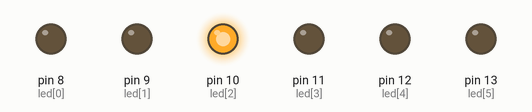
Recording of a sketch running on a simulated Arduino Uno, built with avr-gcc and run on an emulated ATmega328P. On the bench: output pins drawn as LEDs (lit = HIGH). What the sketch prints to the serial monitor is not drawn.

Above: at 0.1 s.
At 5.3 s:
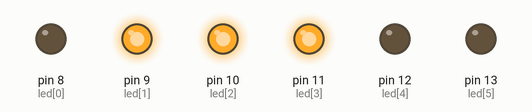
At 10.8 s:
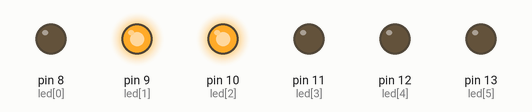
At 19.8 s:
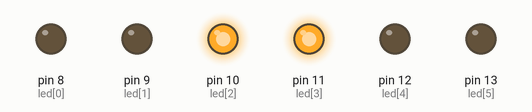
At 28.6 s:
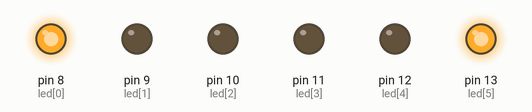
At 39.5 s:
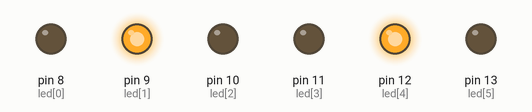
Timing chart, 0 to 40.0 s (numbered marks = the images above):
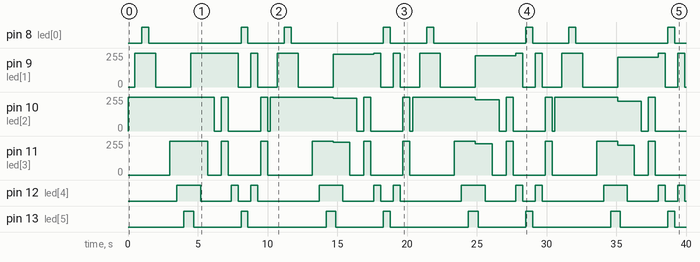

The sketch:

sketch_may6a.ino
```cpp
int led[] = {8 , 9 , 10 , 11 , 12 , 13};

int num = sizeof(led) / sizeof(led[0]);

int brightness = 255;  // Variable to store the LED brightness
int fadeAmount = 10;

void setup() {
  // put your setup code here, to run once:
  Serial.begin(9600);
  for (int i = 0; i < num; i++) {
    pinMode(led[i], OUTPUT);
  }
}

void patternIncrement(int start, int end, int flag) {

  for (int i = start; i < end; i++) {
    digitalWrite(led[i], flag);
    delay(500);
  }
}

void patternDecrement(int start, int end, int flag) {
  for (int i = start; i >= end; i--) {
    digitalWrite(led[i], flag);
    delay(500);
  }
}

bool validateIndexBoundaryHigh(int point){
  if (point < 0 || point >= num){
    return false;
  }
  digitalWrite(led[point] , HIGH);
  return true;
}

bool validateIndexBoundaryLow(int point){
  if (point < 0 || point >= num){
    return false;
  }
  digitalWrite(led[point] , LOW);
  return true;
}

void patternAlternate() {

  int mid = num / 2;
  int start = mid, end = mid;
  Serial.print(mid);

  if(num%2 == 0){
    start -=1;
  }

  while (start >= 0 || end < num) {
    validateIndexBoundaryHigh(start);
    validateIndexBoundaryHigh(end);
    delay(500);

    validateIndexBoundaryLow(start);
    validateIndexBoundaryLow(end);

    delay(200);

    start -= 1;
    end += 1;
  }
}

void patternAlternateReverse() {

  int start = 1, end = num - 2;
  while (start <=end) {
    validateIndexBoundaryHigh(start);
    validateIndexBoundaryHigh(end);
    delay(500);

    validateIndexBoundaryLow(start);
    validateIndexBoundaryLow(end);

    delay(200);

    start++;
    end--;
  }
}

void blinking() {
  analogWrite(led[1], brightness);  // Set the LED brightness
  analogWrite(led[2], brightness);
  analogWrite(led[3], brightness);

  if(brightness <=0 || brightness >255){
    fadeAmount  = -fadeAmount ;
    }

  brightness = brightness - fadeAmount;  // Change brightness
  delay(200);
}

void loop() {
  // put your main code here, to run repeatedly:

  patternDecrement(2, 0, HIGH);
  patternIncrement(0, 2, LOW);
  patternIncrement(2, num, HIGH);
  blinking();
  patternDecrement(num - 1, 2, LOW);
  patternAlternate();
  patternAlternateReverse();


}
```

Measured:
- by itself, pin 8 (led[0]): repeats every 10.2 s: LOW 6.6 s, HIGH 0.50 s, LOW 2.6 s, HIGH 0.50 s
- by itself, pin 9 (led[1]): 0/255 → 255/255 at 0.50 s, → 0/255 1.5 s later, → 255/255 2.5 s later, → 0/255 3.4 s later, … (27 changes in this stretch)
- by itself, pin 12 (led[4]): repeats every 10.2 s: LOW 2.2 s, HIGH 0.50 s, LOW 0.90 s, HIGH 0.50 s, LOW 4.4 s, HIGH 1.7 s
- by itself, pin 13 (led[5]): repeats every 10.2 s: LOW 3.4 s, HIGH 0.50 s, LOW 5.6 s, HIGH 0.70 s
- by itself, pin 11 (led[3]): 0/255 → 255/255 at 3.0 s, → 0/255 2.7 s later, → 255/255 1.0 s later, → 0/255 0.50 s later, … (25 changes in this stretch)
- by itself, pin 10 (led[2]): 0/255 → 255/255 at 0.00 s, → 0/255 6.2 s later, → 255/255 0.50 s later, → 0/255 0.50 s later, … (25 changes in this stretch)
